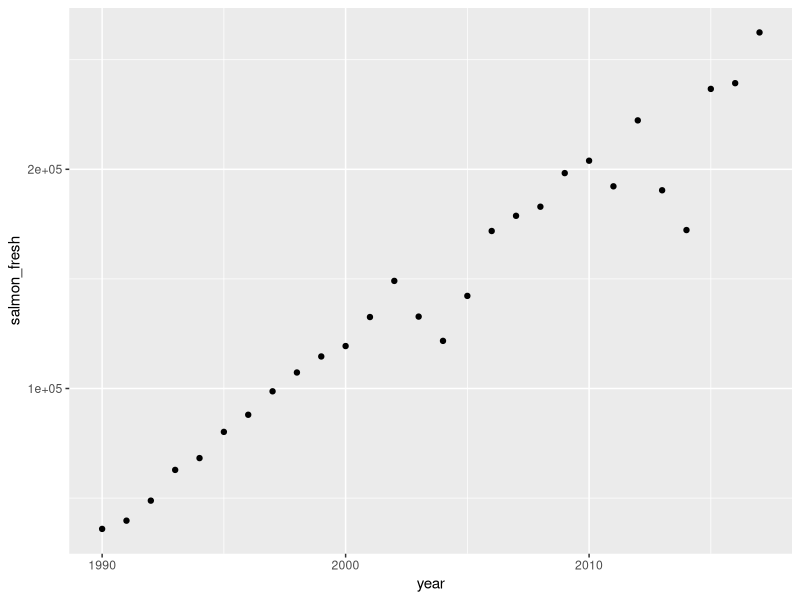

Recreate this plot in R.
## ---- chunk 1
knitr::opts_chunk$set(echo = TRUE)
## ---- chunk 2
library(tidyverse)

salmon <- read_csv("salmon_edited.csv")
## ---- chunk 3
salmon_scatter <- ggplot(salmon, aes(x = year, y = salmon_fresh)) +
  geom_point()

salmon_scatter

#Overall, the data looks linear. Something seems to have happened around 2004 and 2013 that is non-linear
## ---- chunk 4
salmon_model <- lm(salmon_fresh ~ year, data = salmon)

salmon_model

